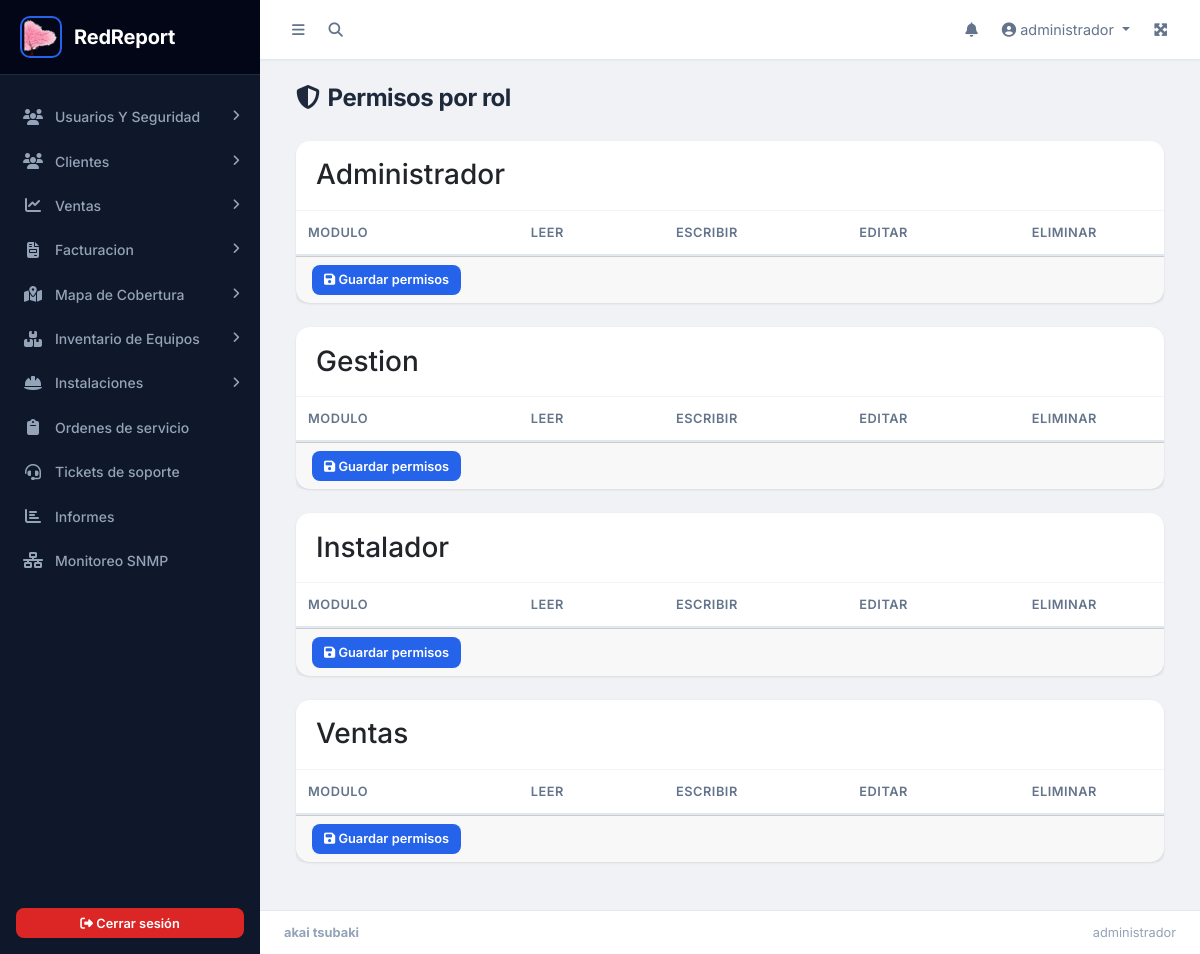
The page /configuracion/permisos.php (signed in) on the database as committed earlier.
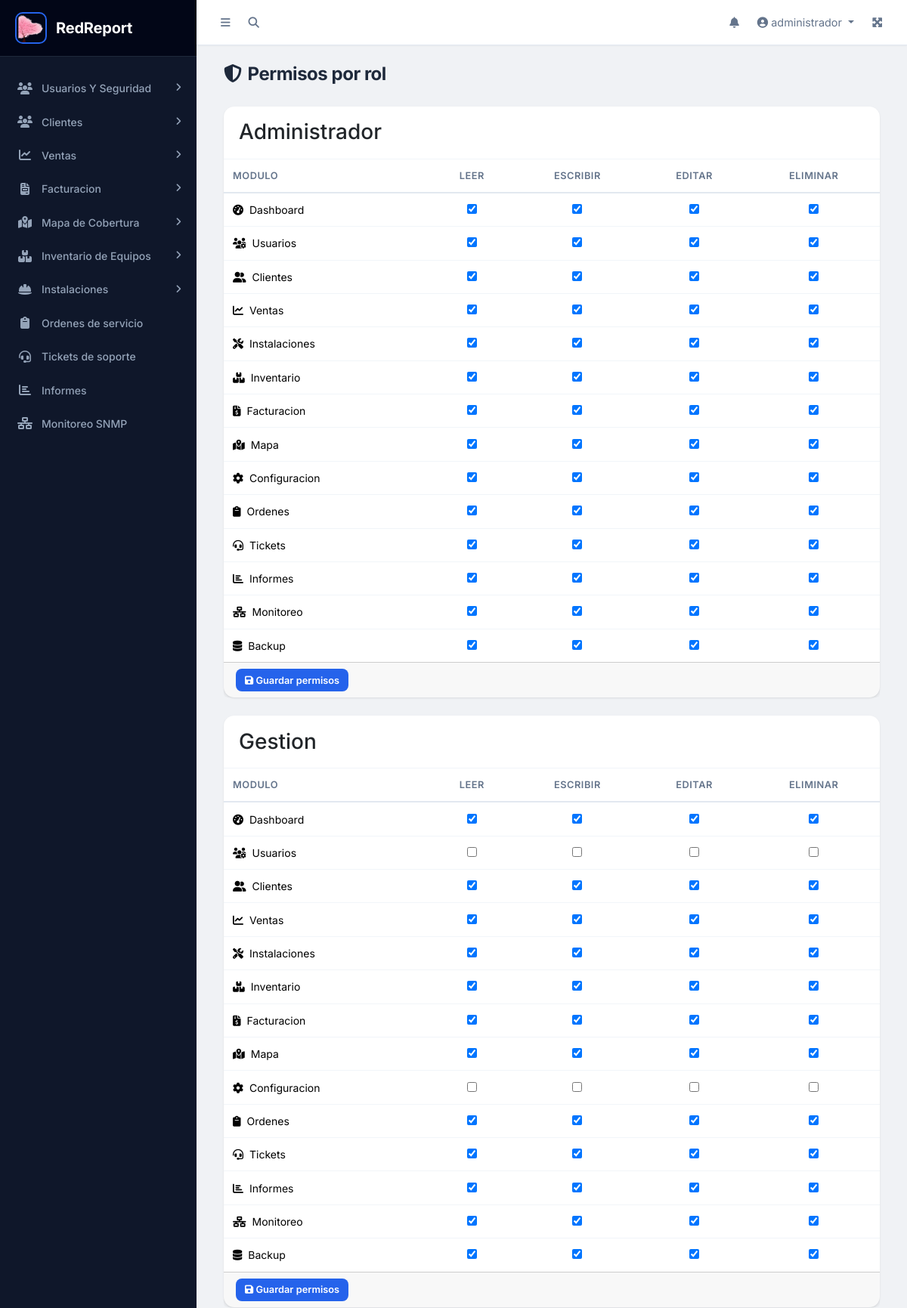
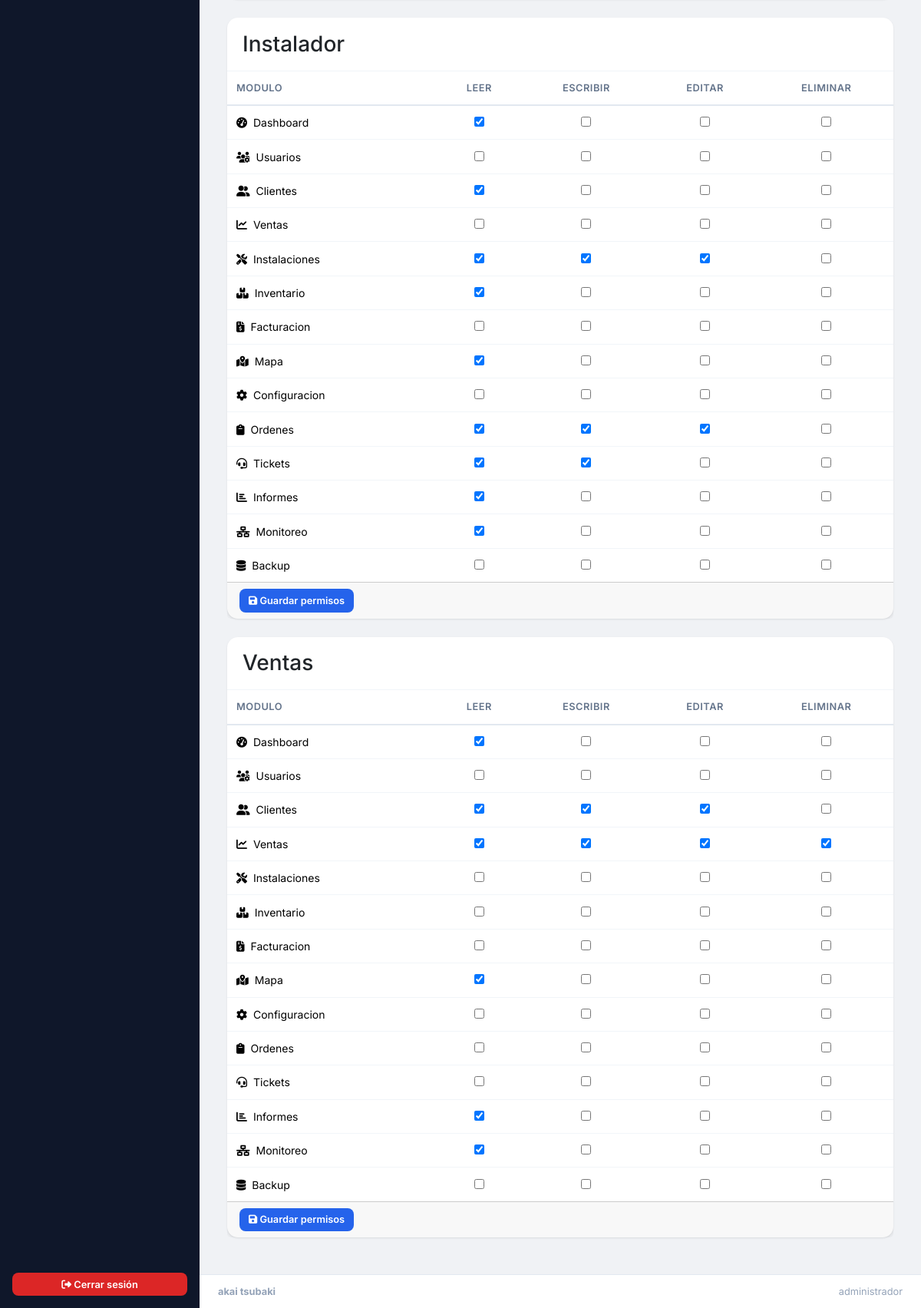
The same page on the database as committed later (2 pictures, top to bottom).
### tables this page shows
CREATE TABLE `tb_rol` (
  `id_rol` int(11) NOT NULL,
  `nombre_rol` varchar(50) NOT NULL,
  `fh_creasion` datetime NOT NULL DEFAULT current_timestamp()
);

CREATE TABLE IF NOT EXISTS `tb_modulos` (
  `id_modulo` int(11) NOT NULL,
  `nombre` varchar(100) NOT NULL,
  `icono` varchar(50) DEFAULT 'fas fa-circle',
  `ruta` varchar(200) DEFAULT NULL,
  `orden` int(11) DEFAULT 0
);

CREATE TABLE IF NOT EXISTS `tb_permisos` (
  `id_permiso` int(11) NOT NULL,
  `id_modulo` int(11) NOT NULL,
  `id_rol` int(11) NOT NULL,
  `leer` tinyint(1) DEFAULT 1,
  `escribir` tinyint(1) DEFAULT 0,
  `editar` tinyint(1) DEFAULT 0,
  `eliminar` tinyint(1) DEFAULT 0
);

### app/config/seguridad.php (called while the page is built, shortened)
<?php
function hescape($str) {
    return htmlspecialchars($str, ENT_QUOTES, 'UTF-8');
}
?>

### configuracion/permisos.php (the view, shortened to what this page needs)
<?php
require_once '../app/config/conexion.php';
include('../parte1.php');
$roles = $pdo->query("SELECT * FROM tb_rol ORDER BY id_rol")->fetchAll();
$modulos = $pdo->query("SELECT * FROM tb_modulos ORDER BY orden")->fetchAll();
$permisos = $pdo->query("SELECT * FROM tb_permisos")->fetchAll(PDO::FETCH_ASSOC);
$permLookup = [];
foreach ($permisos as $p) {
    $permLookup[$p['id_rol']][$p['id_modulo']] = $p;
}
?>
<div class="content-wrapper">
    <div class="content-header"><div class="container-fluid"><div class="row mb-2"><div class="col-sm-6"><h1 class="m-0"><i class="fas fa-shield-alt me-2"></i>Permisos por rol</h1></div></div></div></div>
    <div class="content"><div class="container-fluid">
        <?php foreach ($roles as $rol): ?>
        <div class="card mb-4">
            <div class="card-header"><h3 class="card-title"><?= hescape($rol['nombre_rol']) ?></h3></div>
            <form method="POST">
                <div class="card-body p-0">
                    <div class="table-container">
                    <table class="table table-sm mb-0">
                        <thead><tr><th>Modulo</th><th class="text-center">Leer</th><th class="text-center">Escribir</th><th class="text-center">Editar</th><th class="text-center">Eliminar</th></tr></thead>
                        <tbody>
                            <?php foreach ($modulos as $m):
                                $p = $permLookup[$rol['id_rol']][$m['id_modulo']] ?? null;
                            ?>
                            <tr>
                                <td><i class="<?= hescape($m['icono']) ?> me-2"></i><?= hescape($m['nombre']) ?></td>
                                <td class="text-center"><input type="checkbox" name="leer_<?= $m['id_modulo'] ?>" value="1" <?= ($p['leer'] ?? 0) ? 'checked' : '' ?>></td>
                                <td class="text-center"><input type="checkbox" name="escribir_<?= $m['id_modulo'] ?>" value="1" <?= ($p['escribir'] ?? 0) ? 'checked' : '' ?>></td>
                                <td class="text-center"><input type="checkbox" name="editar_<?= $m['id_modulo'] ?>" value="1" <?= ($p['editar'] ?? 0) ? 'checked' : '' ?>></td>
                                <td class="text-center"><input type="checkbox" name="eliminar_<?= $m['id_modulo'] ?>" value="1" <?= ($p['eliminar'] ?? 0) ? 'checked' : '' ?>></td>
                            </tr>
                            <?php endforeach; ?>
                        </tbody>
                    </table>
                    </div>
                </div>
                <div class="card-footer"><button type="submit" class="btn btn-primary btn-sm"><i class="fas fa-save"></i> Guardar permisos</button></div>
            </form>
        </div>
        <?php endforeach; ?>
    </div></div>
</div>
<?php include('../parte2.php'); ?>

### parte1.php (shortened to what this page needs)
<?php
$url = APP_URL;
$id_rol = $id_rol ?? 0;
$requestUri = $_SERVER['REQUEST_URI'];
$relPath = str_replace('/RedReport/', '', $requestUri);
$relPath = strtok($relPath, '?');
$parts = explode('/', trim($relPath, '/'));
$currentModule = $parts[0] ?? '';
$directModules = ['ordenes', 'tickets', 'informes', 'monitoreo'];
$collapseModules = [
    'usuarios'      => 'menuUsuarios',
    'clientes'      => 'menuClientes',
    'ventas'        => 'menuVentas',
    'facturacion'   => 'menuFacturacion',
    'mapa'          => 'menuMapa',
    'inventario'    => 'menuInventario',
    'instalaciones' => 'menuInstalaciones',
    'configuracion' => 'menuConfig',
    'backup'        => 'menuConfig',
];
$activeCollapse = '';
function isActive($prefix) {
    global $currentModule;
    return $currentModule === $prefix ? 'active' : '';
}
function isAriaExpanded($menuId) {
    global $activeCollapse;
    return $activeCollapse === $menuId ? 'true' : 'false';
}
function navActive($prefix) {
    global $collapseModules;
    $menuId = $collapseModules[$prefix] ?? '';
    global $activeCollapse;
    return $activeCollapse === $menuId ? 'active' : '';
}
?>
<!DOCTYPE html>
<html lang="es">
<head>
  <link href="https://cdn.jsdelivr.net/npm/bootstrap@5.3.3/dist/css/bootstrap.min.css" rel="stylesheet">
  <link rel="stylesheet" href="https://cdnjs.cloudflare.com/ajax/libs/font-awesome/6.5.2/css/all.min.css">
  <link rel="stylesheet" href="https://cdn.datatables.net/1.13.11/css/dataTables.bootstrap5.min.css">
  <link rel="stylesheet" href="https://cdn.datatables.net/responsive/2.5.0/css/responsive.bootstrap5.min.css">
  <link rel="stylesheet" href="https://cdn.datatables.net/buttons/2.4.1/css/buttons.bootstrap5.min.css">
  <link rel="stylesheet" href="<?= $url ?>public/css/redreport.css">
</head>
<body>
<div class="wrapper">
  <aside class="main-sidebar" id="mainSidebar">
    <div class="sidebar">
      <a href="<?= $url ?>index.php" class="brand-link">
        <img src="<?= $url ?>public/img/favicon.png" alt="Logo">
        <span class="fw-bold fs-5"><?= APP_NAME ?></span>
      </a>
      <nav class="mt-2">
        <ul class="nav nav-sidebar flex-column">
          <li class="nav-item">
            <a href="#" class="nav-link <?= navActive('usuarios') ?>" data-bs-toggle="collapse" data-bs-target="#menuUsuarios" aria-expanded="<?= isAriaExpanded('menuUsuarios') ?>">
              <i class="fas fa-users nav-icon"></i>
              <span>Usuarios Y Seguridad</span>
              <i class="fas fa-angle-right right ms-auto"></i>
            </a>
          </li>
          <li class="nav-item">
            <a href="#" class="nav-link <?= navActive('clientes') ?>" data-bs-toggle="collapse" data-bs-target="#menuClientes" aria-expanded="<?= isAriaExpanded('menuClientes') ?>">
              <i class="fas fa-users nav-icon"></i>
              <span>Clientes</span>
              <i class="fas fa-angle-right right ms-auto"></i>
            </a>
          </li>
          <?php if ($id_rol != 3): ?>
          <li class="nav-item">
            <a href="#" class="nav-link <?= navActive('ventas') ?>" data-bs-toggle="collapse" data-bs-target="#menuVentas" aria-expanded="<?= isAriaExpanded('menuVentas') ?>">
              <i class="fas fa-chart-line nav-icon"></i>
              <span>Ventas</span>
              <i class="fas fa-angle-right right ms-auto"></i>
            </a>
          </li>
          <?php endif; ?>
          <li class="nav-item">
            <a href="#" class="nav-link <?= navActive('facturacion') ?>" data-bs-toggle="collapse" data-bs-target="#menuFacturacion" aria-expanded="<?= isAriaExpanded('menuFacturacion') ?>">
              <i class="fas fa-file-invoice nav-icon"></i>
              <span>Facturacion</span>
              <i class="fas fa-angle-right right ms-auto"></i>
            </a>
          </li>
          <li class="nav-item">
            <a href="#" class="nav-link <?= navActive('mapa') ?>" data-bs-toggle="collapse" data-bs-target="#menuMapa" aria-expanded="<?= isAriaExpanded('menuMapa') ?>">
              <i class="fas fa-map-marked-alt nav-icon"></i>
              <span>Mapa de Cobertura</span>
              <i class="fas fa-angle-right right ms-auto"></i>
            </a>
          </li>
          <?php if ($id_rol != 3): ?>
          <li class="nav-item">
            <a href="#" class="nav-link <?= navActive('inventario') ?>" data-bs-toggle="collapse" data-bs-target="#menuInventario" aria-expanded="<?= isAriaExpanded('menuInventario') ?>">
              <i class="fas fa-boxes nav-icon"></i>
              <span>Inventario de Equipos</span>
              <i class="fas fa-angle-right right ms-auto"></i>
            </a>
          </li>
          <?php endif; ?>
          <?php if ($id_rol != 2): ?>
          <li class="nav-item">
            <a href="#" class="nav-link <?= navActive('instalaciones') ?>" data-bs-toggle="collapse" data-bs-target="#menuInstalaciones" aria-expanded="<?= isAriaExpanded('menuInstalaciones') ?>">
              <i class="fas fa-hard-hat nav-icon"></i>
              <span>Instalaciones</span>
              <i class="fas fa-angle-right right ms-auto"></i>
            </a>
          </li>
          <?php endif; ?>
          <li class="nav-item">
            <a href="<?= $url ?>ordenes/index.php" class="nav-link <?= isActive('ordenes') ?>">
              <i class="fas fa-clipboard nav-icon"></i>
              <span>Ordenes de servicio</span>
            </a>
          </li>
          <li class="nav-item">
            <a href="<?= $url ?>tickets/index.php" class="nav-link <?= isActive('tickets') ?>">
              <i class="fas fa-headset nav-icon"></i>
              <span>Tickets de soporte</span>
            </a>
          </li>
          <li class="nav-item">
            <a href="<?= $url ?>informes/index.php" class="nav-link <?= isActive('informes') ?>">
              <i class="fas fa-chart-bar nav-icon"></i>
              <span>Informes</span>
            </a>
          </li>
          <li class="nav-item">
            <a href="<?= $url ?>monitoreo/index.php" class="nav-link <?= isActive('monitoreo') ?>">
              <i class="fas fa-network-wired nav-icon"></i>
              <span>Monitoreo SNMP</span>
            </a>
          </li>
        </ul>
      </nav>
      <div class="mt-auto p-3">
        <button id="btnLogout" class="btn btn-danger w-100 btn-sm">
          <i class="fas fa-sign-out-alt"></i> Cerrar sesión
        </button>
      </div>
    </div>
  </aside>
  <div class="content-wrapper">
    <nav class="main-header navbar navbar-expand navbar-white bg-white">
      <ul class="navbar-nav">
        <li class="nav-item">
          <a class="nav-link" href="#" id="sidebarToggle" role="button">
            <i class="fas fa-bars"></i>
          </a>
        </li>
        <li class="nav-item d-none d-md-block">
          <a class="nav-link" href="#" id="globalSearchBtn" role="button" title="Buscar (Ctrl+K)">
            <i class="fas fa-search"></i>
          </a>
        </li>
      </ul>
      <ul class="navbar-nav ms-auto">
        <li class="nav-item">
          <a class="nav-link position-relative" href="<?= $url ?>notificaciones/index.php" title="Notificaciones">
            <i class="fas fa-bell"></i>
          </a>
        </li>
        <li class="nav-item dropdown">
          <a class="nav-link dropdown-toggle" href="#" id="userMenu" role="button" data-bs-toggle="dropdown">
            <i class="fas fa-user-circle"></i> <span class="d-none d-sm-inline"><?= htmlspecialchars($_SESSION['usuario'] ?? 'Usuario') ?></span>
          </a>
        </li>
        <li class="nav-item">
          <a class="nav-link" href="#" data-bs-toggle="fullscreen">
            <i class="fas fa-expand-arrows-alt"></i>
          </a>
        </li>
      </ul>
    </nav>

### parte2.php (shortened to what this page needs)
  <footer class="main-footer d-flex justify-content-between align-items-center">
    <strong>akai tsubaki</strong>
    <span><?= htmlspecialchars($_SESSION['usuario'] ?? 'Invitado') ?></span>
  </footer>
  </div>
</div>
</body>
</html>

### public/css/redreport.css (style rules this page uses)
:root { --sidebar-width: 260px; --sidebar-bg: #0f172a; --sidebar-hover: #1e293b; --sidebar-active: #2563eb; --sidebar-text: #94a3b8; --sidebar-text-hover: #f1f5f9; --sidebar-divider: #1e293b; --navbar-height: 60px; --body-bg: #f0f2f5; --card-shadow: 0 1px 3px rgba(0,0,0,0.06), 0 1px 2px rgba(0,0,0,0.04); --card-shadow-hover: 0 10px 40px rgba(0,0,0,0.08); --border-color: #e2e8f0; --text-primary: #1e293b; --text-secondary: #64748b; --text-muted: #94a3b8; --primary: #2563eb; --primary-dark: #1d4ed8; --success: #16a34a; --warning: #f59e0b; --danger: #dc2626; --info: #0891b2; --font-main: 'Inter', -apple-system, BlinkMacSystemFont, sans-serif; --transition: all 0.2s ease; }
* { box-sizing: border-box; }
body { font-family: var(--font-main); background: var(--body-bg); color: var(--text-primary); -webkit-font-smoothing: antialiased; -moz-osx-font-smoothing: grayscale; }
.wrapper { display: flex; min-height: 100vh; }
.main-sidebar { width: var(--sidebar-width); min-width: var(--sidebar-width); background: var(--sidebar-bg); display: flex; flex-direction: column; transition: margin-left 0.3s cubic-bezier(0.4, 0, 0.2, 1); z-index: 1040; }
.sidebar { display: flex; flex-direction: column; height: 100%; overflow-y: auto; overflow-x: hidden; scrollbar-width: thin; scrollbar-color: #334155 transparent; }
.brand-link { display: flex; align-items: center; gap: 12px; padding: 1rem 1.25rem; text-decoration: none; color: #f1f5f9; background: #020617; border-bottom: 1px solid #1e293b; min-height: 70px; }
.brand-link img { width: 42px; height: 42px; border-radius: 10px; object-fit: cover; border: 2px solid var(--primary); }
.brand-link span { font-size: 1.1rem; letter-spacing: -0.01em; white-space: nowrap; overflow: hidden; text-overflow: ellipsis; }
.nav-sidebar { flex: 1; padding: 0.75rem 0; }
.nav-sidebar .nav-item { margin-bottom: 1px; }
.nav-sidebar .nav-link { color: var(--sidebar-text); padding: 0.7rem 1.25rem; display: flex; align-items: center; gap: 12px; font-size: 0.875rem; font-weight: 500; border-left: 3px solid transparent; transition: var(--transition); text-decoration: none; position: relative; }
.nav-sidebar .nav-icon { width: 20px; text-align: center; font-size: 1rem; flex-shrink: 0; }
.nav-sidebar .nav-link .right { margin-left: auto; transition: transform 0.3s ease; font-size: 0.8rem; }
.content-wrapper { flex: 1; display: flex; flex-direction: column; min-width: 0; background: var(--body-bg); }
.content-header { padding: 1.5rem 1.5rem 0; }
.content-header h1 { font-size: 1.5rem; font-weight: 700; color: var(--text-primary); letter-spacing: -0.02em; }
.content { padding: 1.25rem 1.5rem 1.5rem; flex: 1; overflow-x: hidden; }
.main-header { min-height: var(--navbar-height); border-bottom: 1px solid var(--border-color); background: #ffffff; padding: 0 1.25rem; box-shadow: 0 1px 2px rgba(0,0,0,0.04); }
.main-header .navbar-nav .nav-link { color: var(--text-secondary); padding: 0.5rem 0.75rem; font-size: 0.9rem; transition: var(--transition); }
.main-footer { padding: 0.75rem 1.5rem; border-top: 1px solid var(--border-color); background: #ffffff; font-size: 0.8rem; color: var(--text-muted); }
.card { border-radius: 14px; box-shadow: var(--card-shadow); margin-bottom: 1.25rem; border: none; background: #ffffff; transition: box-shadow 0.2s ease; }
.card-header { display: flex; align-items: center; justify-content: space-between; background: transparent; border-bottom: 1px solid #f1f5f9; font-weight: 600; padding: 1.1rem 1.25rem; font-size: 0.95rem; }
.card-header .card-title { margin-bottom: 0; }
.card-body { padding: 1.25rem; }
.table-container { overflow-x: auto; -webkit-overflow-scrolling: touch; }
.btn { border-radius: 8px; font-weight: 600; font-size: 0.875rem; padding: 0.5rem 1rem; transition: var(--transition); border: none; }
.btn-sm { padding: 0.35rem 0.75rem; font-size: 0.8rem; }
.btn-primary { background: var(--primary); }
.btn-danger { background: var(--danger); }
.table { font-size: 0.875rem; margin-bottom: 0; }
.table > thead { background: #f8fafc; }
.table > thead th { font-weight: 600; font-size: 0.8rem; text-transform: uppercase; letter-spacing: 0.04em; color: var(--text-secondary); padding: 0.75rem 0.75rem; border-bottom: 2px solid var(--border-color); vertical-align: middle; }
.table > tbody td { padding: 0.7rem 0.75rem; vertical-align: middle; border-bottom: 1px solid #f1f5f9; }
.table > tbody tr:last-child td { border-bottom: none; }

### parte1.php (style rules this page uses)
body { font-family: 'Inter', sans-serif; }

Rows that differ between the two databases and show on the page:
added tb_modulos: nombre "Dashboard", $m['id_modulo'] "☑"
added tb_modulos: nombre "Usuarios", $m['id_modulo'] "☑"
added tb_modulos: nombre "Clientes", $m['id_modulo'] "☑"
added tb_modulos: nombre "Ventas", $m['id_modulo'] "☑"
added tb_modulos: nombre "Instalaciones", $m['id_modulo'] "☑"
added tb_modulos: nombre "Inventario", $m['id_modulo'] "☑"
added tb_modulos: nombre "Facturacion", $m['id_modulo'] "☑"
added tb_modulos: nombre "Mapa", $m['id_modulo'] "☑"
added tb_modulos: nombre "Configuracion", $m['id_modulo'] "☑"
added tb_modulos: nombre "Ordenes", $m['id_modulo'] "☑"
added tb_modulos: nombre "Tickets", $m['id_modulo'] "☑"
added tb_modulos: nombre "Informes", $m['id_modulo'] "☑"
added tb_modulos: nombre "Monitoreo", $m['id_modulo'] "☑"
added tb_modulos: nombre "Backup", $m['id_modulo'] "☑"
